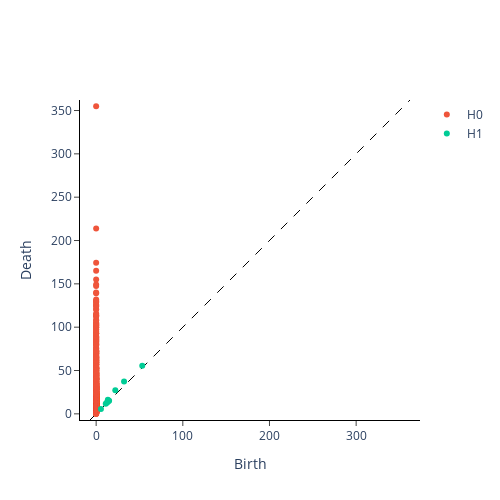

The cell this chart's notebook holds for it:
### Code cell
persistence.fit_transform_plot(x)

### Figure 1 — Plotly figure (JSON) as saved in the notebook; plotly's stock layout.template omitted (floating-point values rounded to 4 significant figures; data arrays with more than 128 entries replaced by an {"elided": "..."} marker saying what was removed)
{"data": [{"hoverinfo": "none", "line": {"color": "black", "dash": "dash", "width": 1}, "mode": "lines", "showlegend": false, "x": [-7.101, 362.1], "y": [-7.101, 362.1], "type": "scatter"}, {"hoverinfo": "text", "hovertext": {"elided": "986 str values"}, "mode": "markers", "name": "H0", "x": {"elided": "986 float values"}, "y": {"elided": "986 float values"}, "type": "scatter"}, {"hoverinfo": "text", "hovertext": ["(53.18839645385742, 55.63008499145508)", "(32.21024703979492, 37.38838195800781)", "(22.1064510345459, 27.123701095581055)", "(14.96452808380127, 15.073331832885742)", "(14.290663719177246, 15.144699096679688)", "(13.505160331726074, 16.153776168823242)", "(13.446422576904297, 14.500005722045898)", "(13.268608093261719, 13.79314136505127)", "(12.204306602478027, 12.915335655212402)", "(11.07300090789795, 11.56385612487793)", "(5.520174026489258, 5.587681293487549)"], "mode": "markers", "name": "H1", "x": [53.19, 32.21, 22.11, 14.96, 14.29, 13.51, 13.45, 13.27, 12.2, 11.07, 5.52], "y": [55.63, 37.39, 27.12, 15.07, 15.14, 16.15, 14.5, 13.79, 12.92, 11.56, 5.588], "type": "scatter"}, {"hoverinfo": "text", "hovertext": [], "mode": "markers", "name": "H2", "x": [], "y": [], "type": "scatter"}], "layout": {"xaxis": {"title": {"text": "Birth"}, "side": "bottom", "type": "linear", "range": [-7.101, 362.1], "autorange": false, "ticks": "outside", "showline": true, "zeroline": true, "linewidth": 1, "linecolor": "black", "mirror": false, "showexponent": "all", "exponentformat": "e"}, "yaxis": {"title": {"text": "Death"}, "side": "left", "type": "linear", "range": [-7.101, 362.1], "autorange": false, "scaleanchor": "x", "scaleratio": 1, "ticks": "outside", "showline": true, "zeroline": true, "linewidth": 1, "linecolor": "black", "mirror": false, "showexponent": "all", "exponentformat": "e"}, "width": 500, "height": 500, "plot_bgcolor": "white"}}
